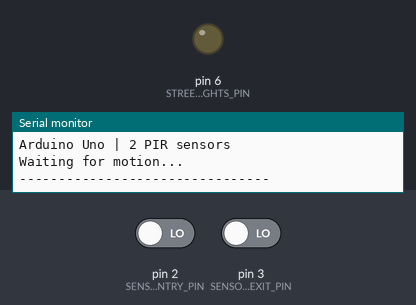
The sketch below on a simulated Arduino Uno, built with avr-gcc and run on an emulated ATmega328P. Parts: output pins drawn as LEDs (lit = HIGH), the last lines printed to the serial monitor. Inputs (shaded band) come from the test bench; at power-on: pin 2 (SENSOR_ENTRY_PIN) LOW, pin 3 (SENSOR_EXIT_PIN) LOW.

Above: at 1.2 s.
1.3 s: pin 2 (SENSOR_ENTRY_PIN) driven HIGH
At 1.6 s:
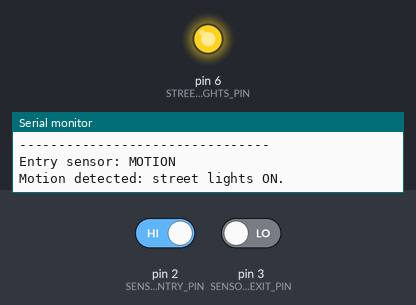
2.8 s: pin 3 (SENSOR_EXIT_PIN) driven HIGH
4.3 s: pin 2 (SENSOR_ENTRY_PIN) driven LOW
5.8 s: pin 3 (SENSOR_EXIT_PIN) driven LOW
At 11.2 s:
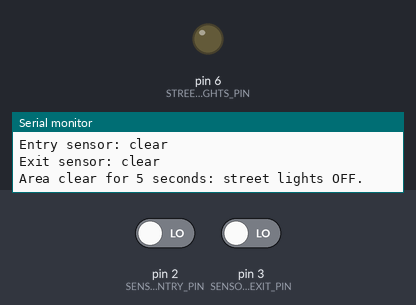
Timing chart, 0 to 12.2 s (numbered marks = the images above; inputs shaded):
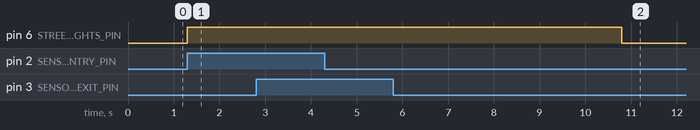

Measured:
- after the input at 1.3 s, pin 6 (STREET_LIGHTS_PIN): LOW → HIGH at once
- after the input at 5.8 s, pin 6 (STREET_LIGHTS_PIN): HIGH → LOW after 5.0 s

The sketch:

sketch.ino
```cpp
/*
  HSINXA Smart Street Lighting
  Version: 1.1
  Board: Arduino Uno
  Inputs: Two PIR motion sensors
  Output: Four existing street-light LEDs on the shared output line

  Hardware scope:
  - Keeps the existing Arduino Uno and sensor/LED components.
  - Keeps the existing LED wiring arrangement unchanged by decision.
  - The LED wiring arrangement is a known limitation and is not certified
    for a physical installation by this software update.
*/

const byte STREET_LIGHTS_PIN = 6;
const byte SENSOR_ENTRY_PIN = 2;
const byte SENSOR_EXIT_PIN = 3;

const unsigned long LIGHT_HOLD_TIME_MS = 5000UL;

unsigned long lastMotionTime = 0;
bool lightsAreOn = false;

bool previousEntryState = LOW;
bool previousExitState = LOW;

void setStreetLights(bool turnOn) {
  if (turnOn == lightsAreOn) {
    return;
  }

  digitalWrite(STREET_LIGHTS_PIN, turnOn ? HIGH : LOW);
  lightsAreOn = turnOn;

  if (turnOn) {
    Serial.println(F("Motion detected: street lights ON."));
  } else {
    Serial.println(F("Area clear for 5 seconds: street lights OFF."));
  }
}

void logSensorChanges(bool entryActive, bool exitActive) {
  if (entryActive != previousEntryState) {
    Serial.print(F("Entry sensor: "));
    Serial.println(entryActive ? F("MOTION") : F("clear"));
    previousEntryState = entryActive;
  }

  if (exitActive != previousExitState) {
    Serial.print(F("Exit sensor: "));
    Serial.println(exitActive ? F("MOTION") : F("clear"));
    previousExitState = exitActive;
  }
}

void setup() {
  pinMode(STREET_LIGHTS_PIN, OUTPUT);
  pinMode(SENSOR_ENTRY_PIN, INPUT);
  pinMode(SENSOR_EXIT_PIN, INPUT);

  digitalWrite(STREET_LIGHTS_PIN, LOW);

  Serial.begin(9600);
  Serial.println(F("--------------------------------"));
  Serial.println(F("HSINXA Smart Street Lighting v1.1"));
  Serial.println(F("Arduino Uno | 2 PIR sensors"));
  Serial.println(F("Waiting for motion..."));
  Serial.println(F("--------------------------------"));

  previousEntryState = digitalRead(SENSOR_ENTRY_PIN);
  previousExitState = digitalRead(SENSOR_EXIT_PIN);
}

void loop() {
  const unsigned long now = millis();

  const bool entryActive = (digitalRead(SENSOR_ENTRY_PIN) == HIGH);
  const bool exitActive = (digitalRead(SENSOR_EXIT_PIN) == HIGH);
  const bool motionDetected = entryActive || exitActive;

  logSensorChanges(entryActive, exitActive);

  if (motionDetected) {
    lastMotionTime = now;
    setStreetLights(true);
  } else if (lightsAreOn && (now - lastMotionTime >= LIGHT_HOLD_TIME_MS)) {
    setStreetLights(false);
  }
}
```
